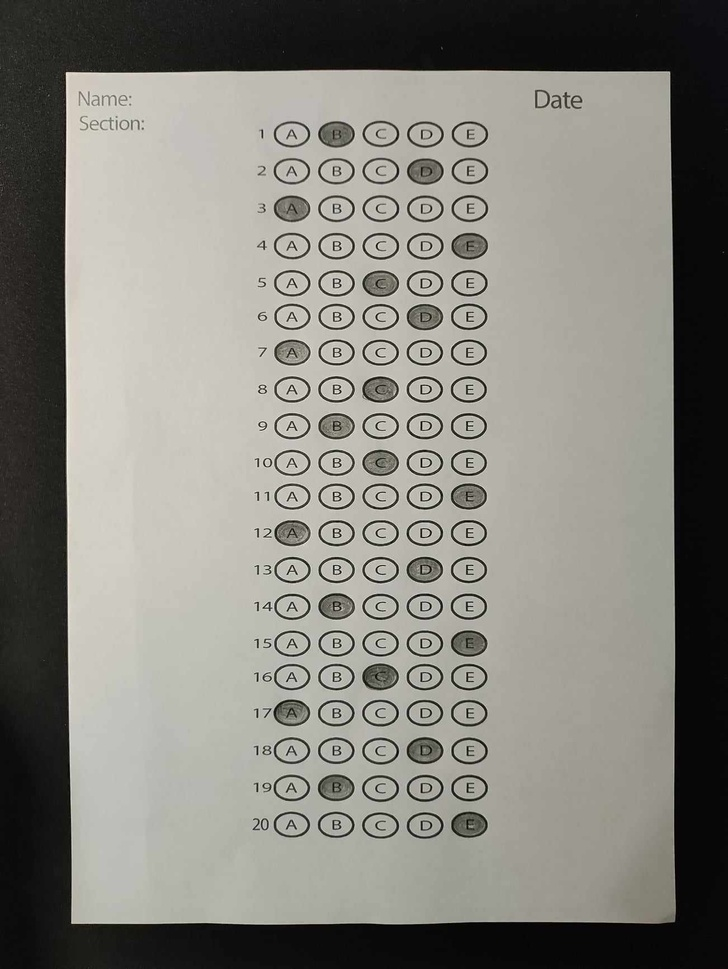
#> input picture images/test.jpg, 728 x 969 px, shrunk from 1302 x 1734 before the run
$ python OMR_SCANNER-EXAMPLE.py --image images/test.jpg
#> lines starting #> are read from the running program, lines starting #| are printed output that depends on the picture; after the words box and inside, x2 and y2 are one past the last pixel; in counts of white or black regions, pixels touching at a corner belong together
from imutils.perspective import four_point_transform
from imutils import contours
import imutils
import cv2
import numpy as np
import argparse
import random

def show_images(images, titles, kill_later=True):
    for index, image in enumerate(images):
        cv2.imshow(titles[index], image)
    cv2.waitKey(0)
    if kill_later:
        cv2.destroyAllWindows()

ap = argparse.ArgumentParser()
ap.add_argument("-i", "--image", required=True, help="path to the input image")
args = vars(ap.parse_args())

#ANSWER_KEY = {
 #   0: 1,
  #  1: 4,
   # 2: 0,
    #3: 3,
    #4: 1
#}
ANSWER_KEY = {0: 4, 1: 0, 2: 3, 3: 1, 4: 1, 5: 1, 6: 1, 7: 1, 8: 1, 9: 1,}
# edge detection
image = cv2.imread(args['image'])
#> image is the input picture: shape (969, 728, 3); mean B, G, R 124.4, 131.5, 132.8
gray = cv2.cvtColor(image, cv2.COLOR_BGR2GRAY)
blurred = cv2.GaussianBlur(gray, (5, 5), 0)
edged = cv2.Canny(blurred, 75, 200)
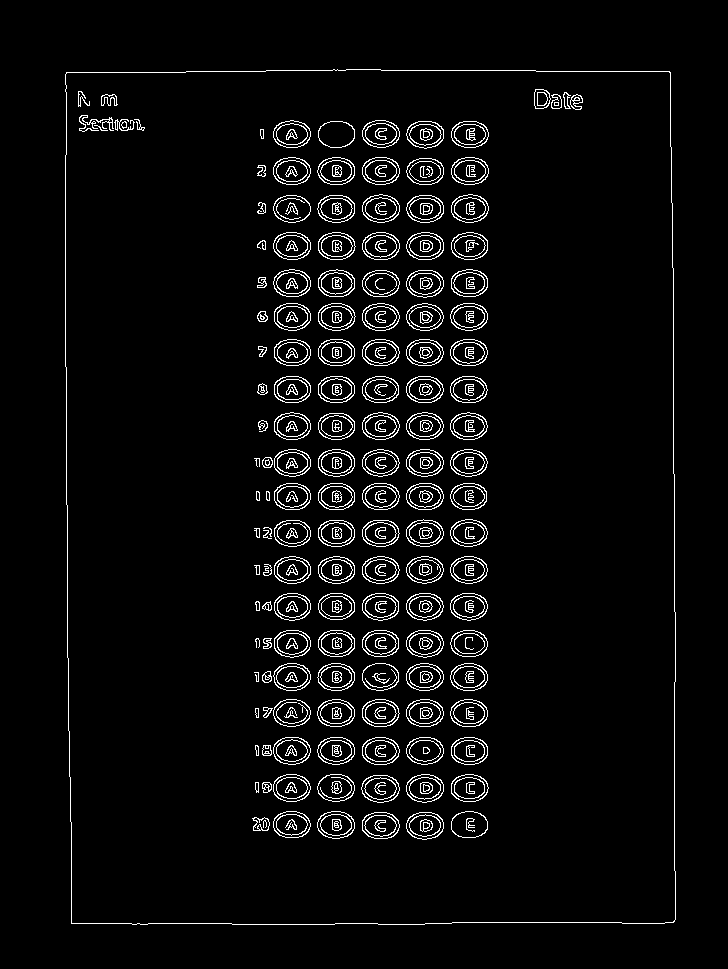
#> edged: shape (969, 728); 4.4% white in thin lines or dots, all inside (x1, y1, x2, y2) = (65, 69, 676, 925)
show_images([edged], ["Edged"])
#> the loop in show_images, `for index, image in enumerate(images):` made 1 pass


# find contours in edge detected image
cnts = cv2.findContours(edged, cv2.RETR_EXTERNAL, cv2.CHAIN_APPROX_SIMPLE)
#> cnts = 1 contour; box (x1, y1, x2, y2) and area: (65, 69, 676, 925) 516602
cnts = imutils.grab_contours(cnts)
docCnt = None

allContourImage = image.copy()
cv2.drawContours(allContourImage, cnts, -1, (0, 0, 255), 3)
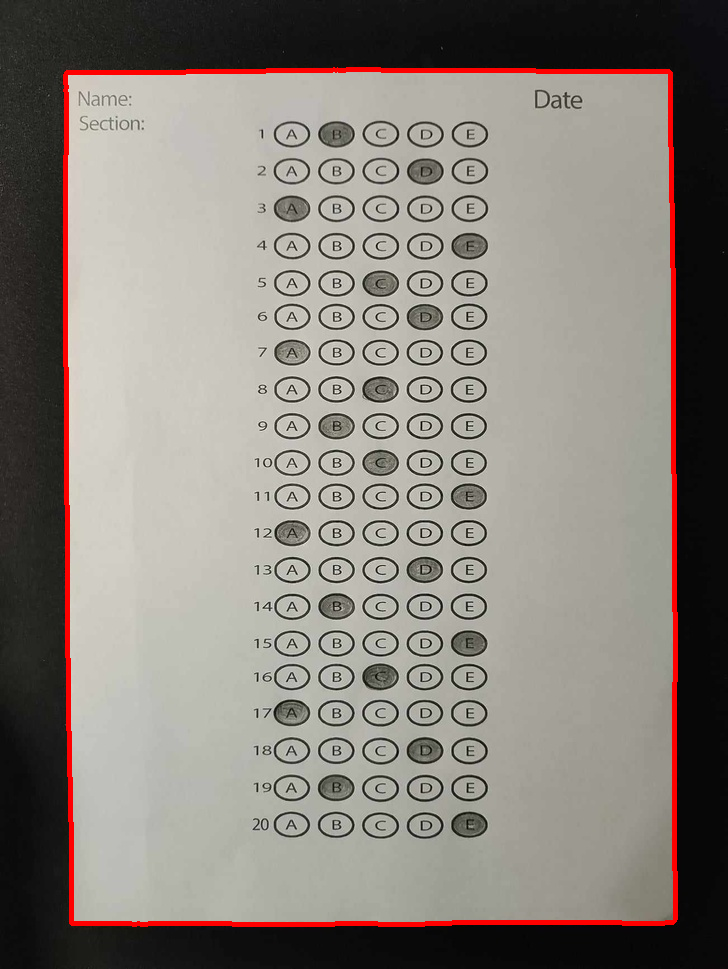
#> allContourImage: shape (969, 728, 3); 2.06% of pixels changed, all inside (x1, y1, x2, y2) = (63, 67, 678, 927)
print("Total contours found after edge detection {}".format(len(cnts)))
#| Total contours found after edge detection 1
show_images([allContourImage], ["All contours from edge detected image"])
#> the loop in show_images (call 2), `for index, image in enumerate(images):` made 1 pass

# finding the document contour
if len(cnts) > 0:
    cnts = sorted(cnts, key=cv2.contourArea, reverse=True)

    for c in cnts:
        peri = cv2.arcLength(c, closed=True)
        approx = cv2.approxPolyDP(c, epsilon=peri*0.02, closed=True)

        if len(approx) == 4:
            docCnt = approx
            break
#> this loop made 1 pass
#> (peri, docCnt) on pass 1: (2924, [[66, 72], [71, 923], [673, 922], [670, 72]])

contourImage = image.copy()
cv2.drawContours(contourImage, [docCnt], -1, (0, 0, 255), 2)
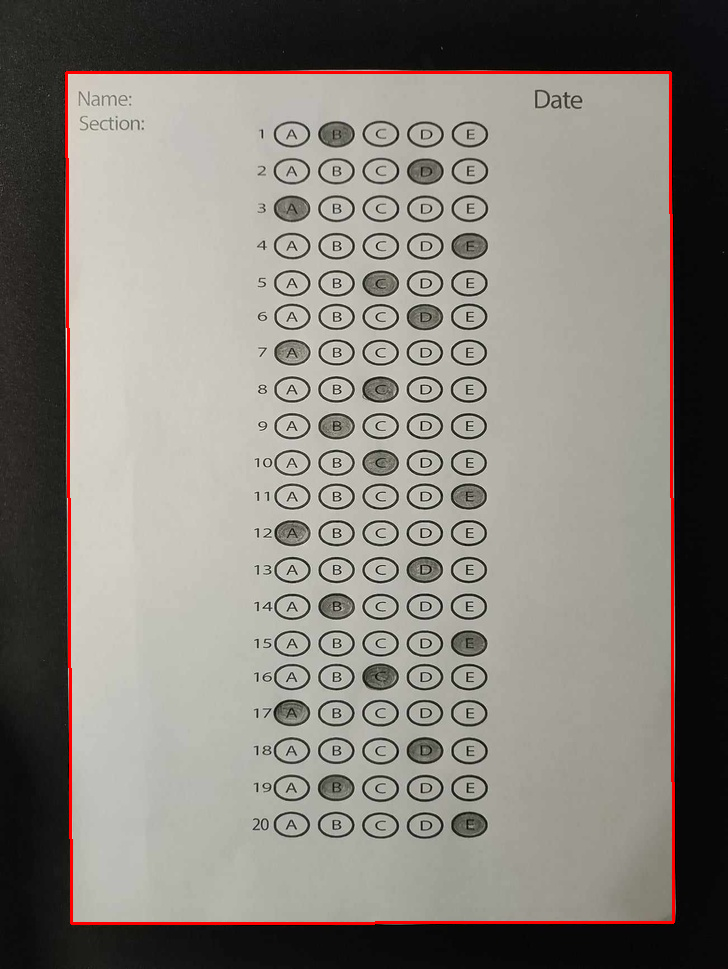
#> contourImage: shape (969, 728, 3); 1.24% of pixels changed, all inside (x1, y1, x2, y2) = (65, 71, 675, 925)
show_images([contourImage], ["Outline"])


# Getting the bird's eye view, top-view of the document
paper = four_point_transform(image, docCnt.reshape(4, 2))
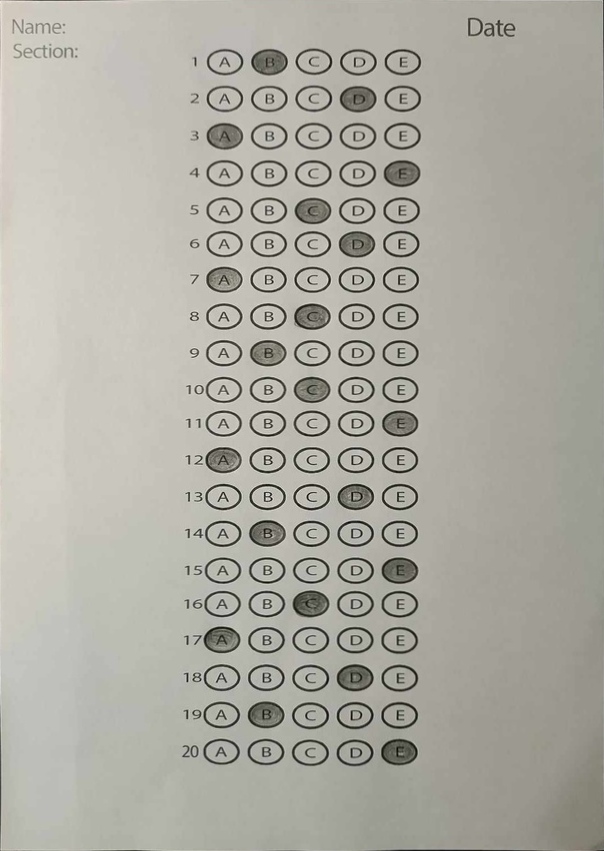
#> paper: shape (851, 604, 3); mean B, G, R 162.8, 172, 173.7
warped = four_point_transform(gray, docCnt.reshape(4, 2))
show_images([paper, warped], ["Paper", "Gray"])


# Thresholding the document
thresh = cv2.threshold(warped, 0, 255, cv2.THRESH_BINARY_INV | cv2.THRESH_OTSU)[1]
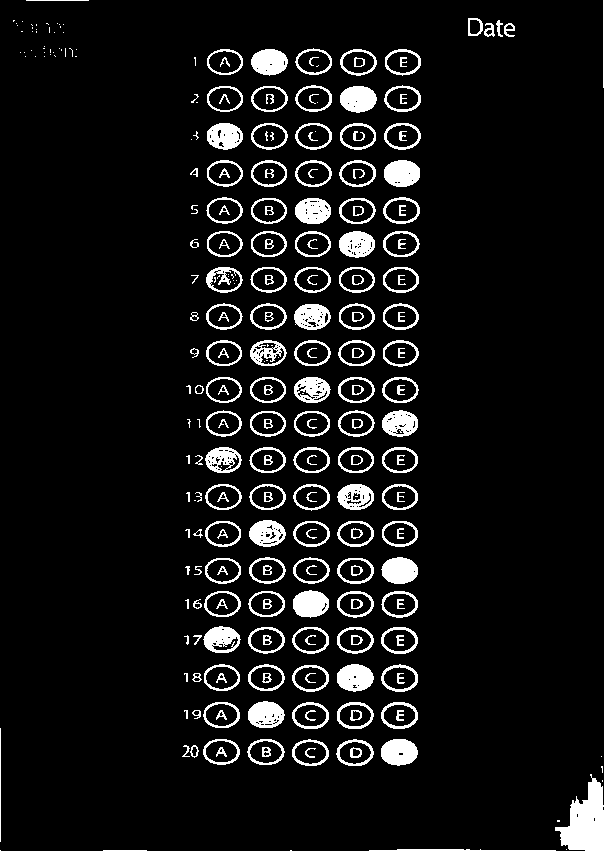
#> thresh: shape (851, 604); 7.9% white; 290 white regions (75 under 20 px)
show_images([thresh], ["Thresh"])


# Finding contours in threshold image
cnts = cv2.findContours(thresh.copy(), cv2.RETR_EXTERNAL, cv2.CHAIN_APPROX_SIMPLE)
#> cnts = 190 contours, 76 with area under 20; largest, box (x1, y1, x2, y2) and area: (555, 774, 604, 851) 2050, (381, 702, 418, 729) 762, (337, 702, 374, 729) 762, (381, 664, 418, 692) 760, (381, 627, 418, 654) 760
cnts = imutils.grab_contours(cnts)
print("Total contours found after threshold {}".format(len(cnts)))
#| Total contours found after threshold 190
questionCnts = []

allContourImage = paper.copy()
cv2.drawContours(allContourImage, cnts, -1, (0, 0, 255), 3)
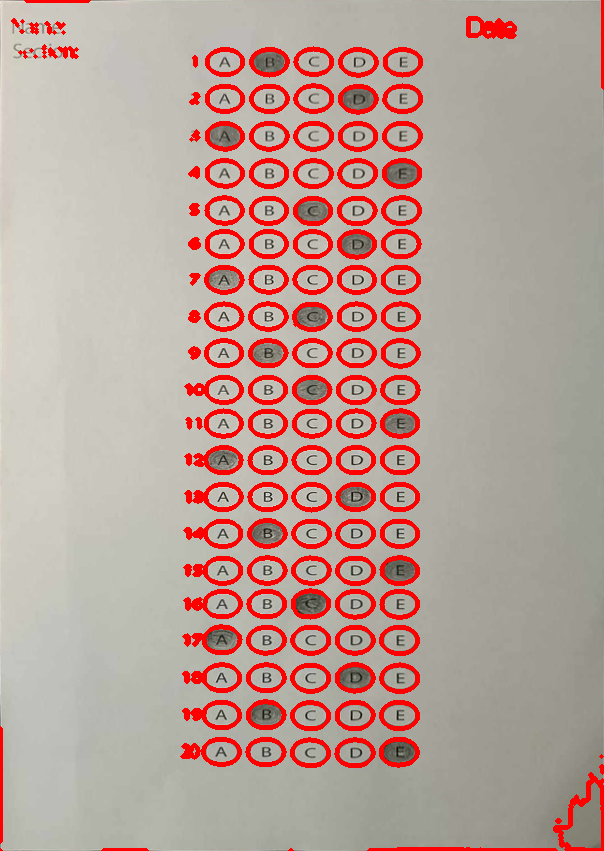
#> allContourImage: shape (851, 604, 3); 10.05% of pixels changed, all inside (x1, y1, x2, y2) = (0, 0, 604, 851)
show_images([allContourImage], ["All contours from threshold image"])

# Finding the questions contours
for c in cnts:
    (x, y, w, h) = cv2.boundingRect(c)
    ar = w / float(h)

    if w >= 20 and h >= 20 and ar >= 0.9 and ar <= 1.1:
        questionCnts.append(c)
#> this loop made 190 passes
#> (x, y, w, h, ar) on passes 3 to 5: (0, 850, 1, 1, 1), (566, 849, 1, 1, 1), (369, 849, 187, 2, 93.5)
#> after the loop, questionCnts = []

print("Total questions contours found: {}".format(len(questionCnts)))
#| Total questions contours found: 0

questionsContourImage = paper.copy()
cv2.drawContours(questionsContourImage, questionCnts, -1, (0, 0, 255), 3)
show_images([questionsContourImage], ["All questions contours after filtering questions"])

# Sorting the contours according to the question
questionCnts = contours.sort_contours(questionCnts, method="top-to-bottom")[0]
correct = 0
questionsContourImage = paper.copy()

for (q, i) in enumerate(np.arange(0, len(questionCnts), 5)):
    cnts = contours.sort_contours(questionCnts[i: i+5])[0]
    cv2.drawContours(questionsContourImage, cnts, -1, (random.randint(0, 255), random.randint(0, 255), random.randint(0, 255)), 2)
    bubbled = None

    for (j, c) in enumerate(cnts):
        mask = np.zeros(thresh.shape, dtype="uint8")
        cv2.drawContours(mask, [c], -1, 255, -1)

        mask = cv2.bitwise_and(thresh, thresh, mask=mask)
        show_images([mask], ["Mask of question {} for row {}".format(j+1, q+1)])
        total = cv2.countNonZero(mask)

        if bubbled is None or total > bubbled[0]:
            bubbled = (total, j)

    color = (0, 0, 255)
    k = ANSWER_KEY[q]

    if k == bubbled[1]:
        color = (0, 255, 0)
        correct += 1

    cv2.drawContours(paper, [cnts[k]], -1, color, 3)

show_images([questionsContourImage], ["All questions contours with different colors"])

score = (correct / 20.0) * 100
print("INFO Score: {:.2f}%".format(score))
cv2.putText(paper, "{:.2f}%".format(score), (10, 30), cv2.FONT_HERSHEY_SIMPLEX, 0.9, (0, 0, 255), 2)
show_images([image, paper], ["Original", "exam"])
